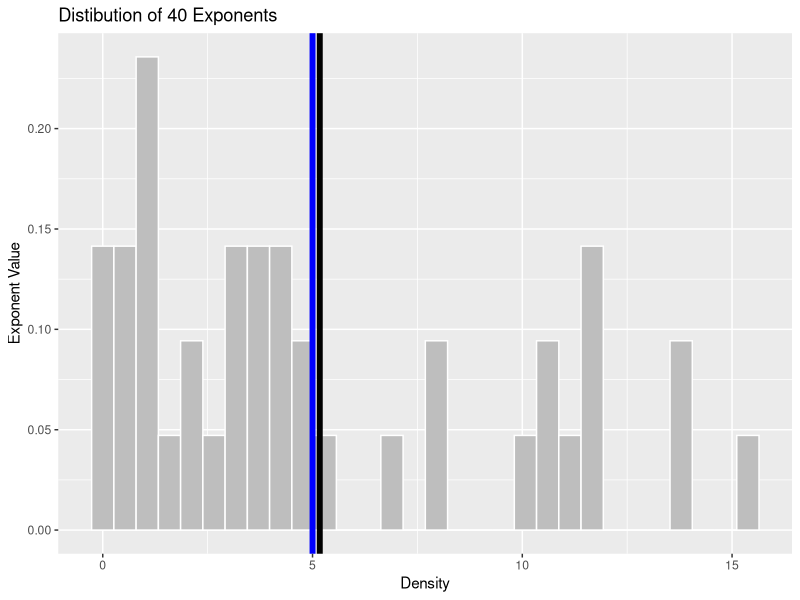
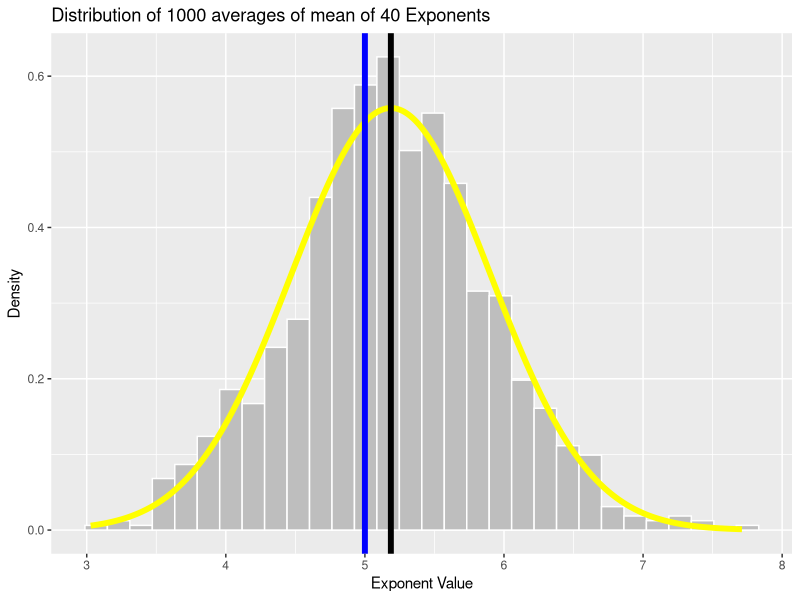
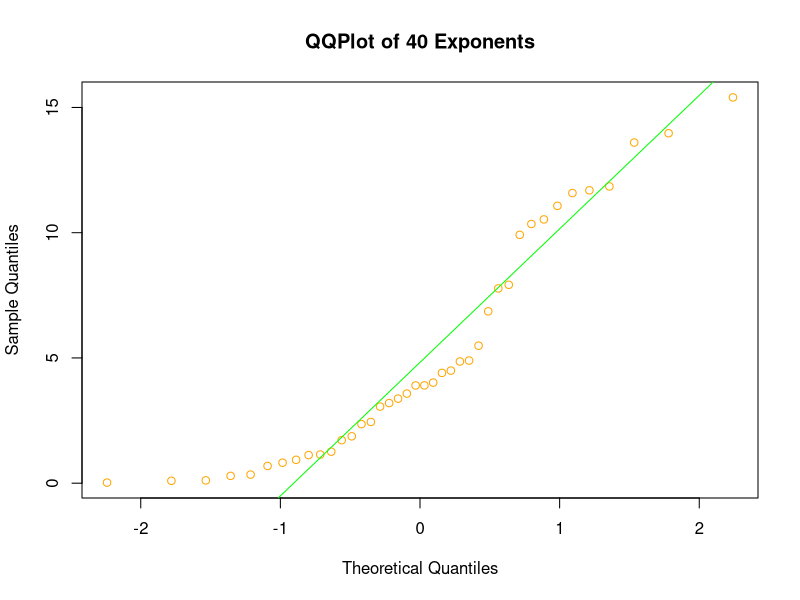
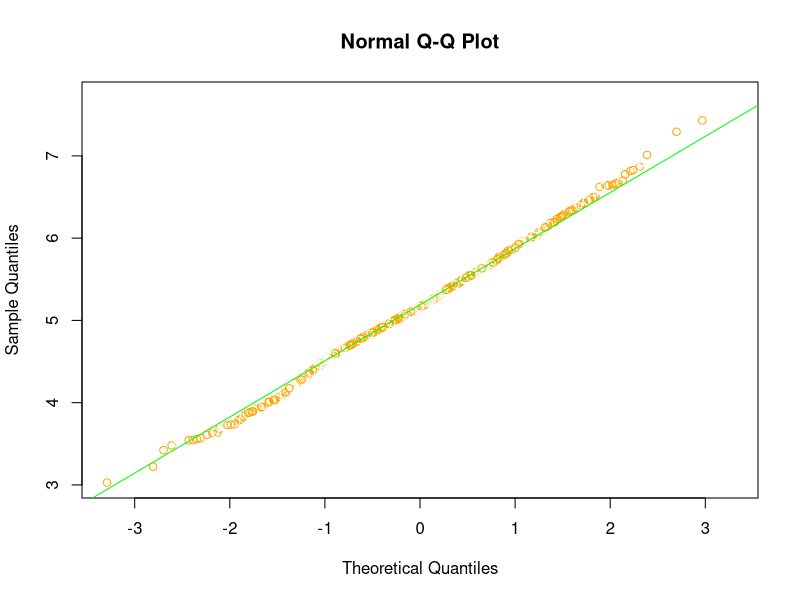

R code for these plots, in order:
## ---- chunk 1

set.seed(103101)
init_exp <- rexp(40,0.2)
exp_mean <- mean(init_exp)
print(paste("Observed Exponent Mean:", exp_mean))

clt <- sapply(1:1000, function(i){mean(sample(init_exp,replace = TRUE))})
clt_mean <- mean(clt)
print(paste("Observed Cental Limit Theorem Mean:", clt_mean))
## ---- chunk 2

variance_exp <- var(init_exp)
print(paste("Observed Exponent Variance:",variance_exp))

variance_clt <- var(clt)
print(paste("Observed Cental Limit Theorem Variance:",variance_clt))

## ---- chunk 3
library(ggplot2)
plot <- ggplot(data=as.data.frame(init_exp),aes(init_exp)) + geom_histogram(aes(init_exp, y = ..density..),color="white",fill="grey",bins = 30) + labs(x= "Density", y= "Exponent Value",title = "Distibution of 40 Exponents") + geom_vline(xintercept=5,lwd=2,col="blue") + geom_vline(xintercept = mean(init_exp),lwd=2)
plot

x <- seq(min(clt),max(clt),length=1000)
plot1 <- ggplot(data= as.data.frame(clt),aes(clt)) + geom_histogram(aes(clt,y =..density..),color="white",fill="grey",bins = 30) + geom_line(aes(x,dnorm(x,mean(clt),sd(clt))),color="yellow",lwd=2) + labs(x = "Exponent Value", y = "Density",title = "Distribution of 1000 averages of mean of 40 Exponents") + geom_vline(xintercept=5,lwd=2,col="blue") + geom_vline(xintercept = clt_mean,lwd=2)
plot1
## ---- chunk 4

qqnorm(init_exp,main = "QQPlot of 40 Exponents",col="orange")
qqline(init_exp,col="green")

qqnorm(clt,col=c("orange",alpha=0.95))
qqline(clt,main = "QQPlot of CLT Normal Distribution",col="green")

